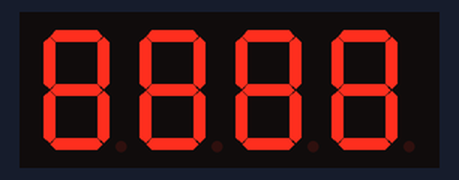
Bench run of a program on a simulated Arduino Uno, built with avr-gcc and run on an emulated ATmega328P. Shown: 4-digit seven-segment display. The local clock reads 2024-03-15 10:24:30 at power-on unless the program sets it.

Above: at 0.1 s.
At 1.1 s:
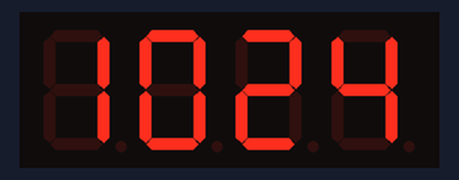
At 29.0 s:
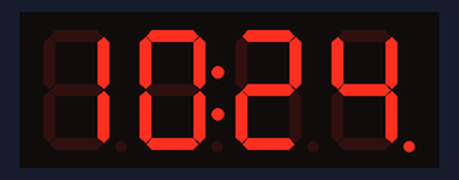
At 65.2 s:
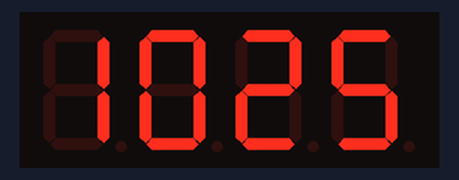
At 128.2 s:
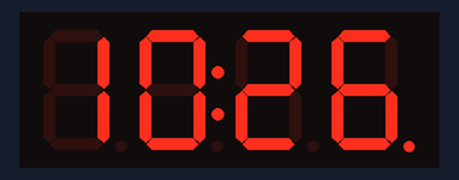

The program:

main.cpp
```cpp
#include <Arduino.h>
#include "TM1637Display.h"
#include "SparkFunDS1307RTC.h"

#define LCD_CLK 3
#define LCD_DIO 4

TM1637Display lcd = TM1637Display(LCD_CLK,LCD_DIO);

const uint8_t test_lcd[] {
  0b01111111,0b01111111,0b01111111,0b01111111
};
bool flip_dots = false;

void setup() {
  lcd.setBrightness(3);
  lcd.setSegments(test_lcd,4,0);
  delay(1000);
  lcd.clear();
  rtc.begin();
  rtc.set24Hour(true);
  rtc.writeSQW(SQW_SQUARE_1);
}

void loop() {
  if(flip_dots) {
    lcd.showNumberDecEx(rtc.getHour(),0b01000000,true,2,0);
    lcd.showNumberDecEx(rtc.getMinute(),0b01000000,true,2,2);
  } else {
    lcd.showNumberDec(rtc.getHour(),true,2,0);
    lcd.showNumberDec(rtc.getMinute(),true,2,2);
  }
  flip_dots = !flip_dots;
  delay(1000);
}
```

Measured:
- what the display in image 1 shows lasts 1.0 s, from 1.1 s to 2.1 s
